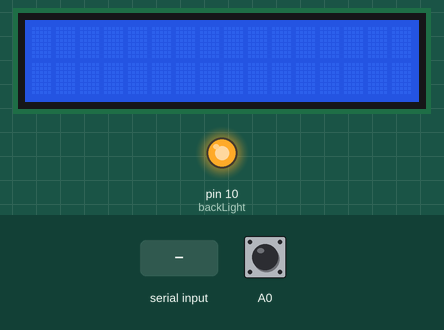
Simulated run of this sketch. Board: Arduino Uno, built with avr-gcc and run on an emulated ATmega328P. Parts: 16×2 character LCD, output pins drawn as LEDs (lit = HIGH). Dashed ring = blinking. Inputs (shaded band) come from the test bench; at power-on: A0 LOW.

Above: at 1.2 s.
1.3 s: "1" received over Serial
At 2.6 s:
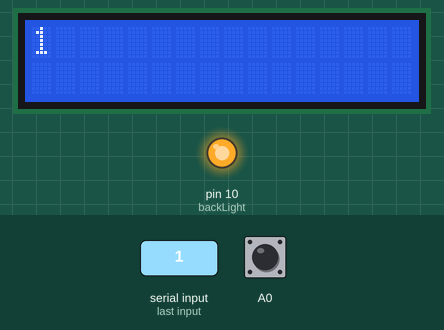
2.9 s: "0" received over Serial
At 4.0 s:
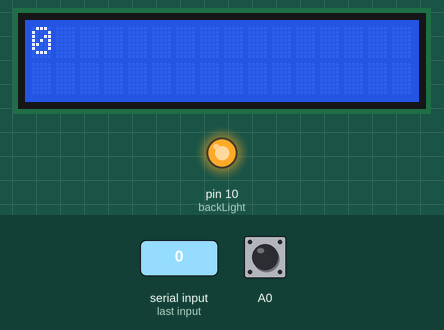
4.5 s: A0 pulsed HIGH 5 times (0.12 s each, 0.3 s apart)
At 6.0 s:
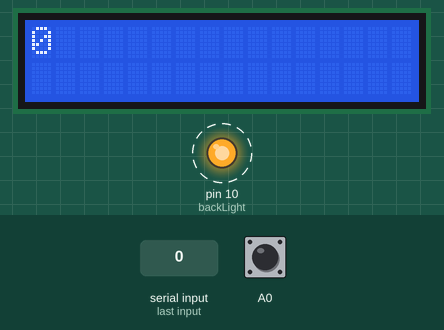
7.5 s: A0 driven HIGH
At 8.6 s:
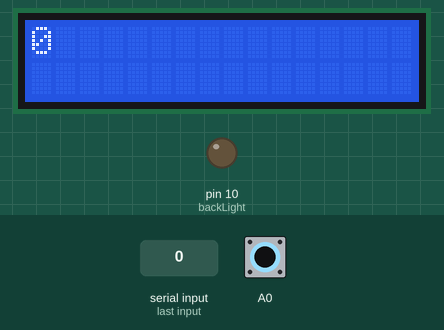
Timing chart, 0 to 10.0 s (numbered marks = the images above; inputs shaded):
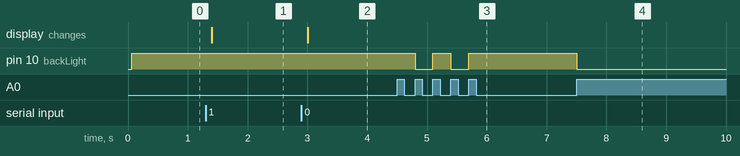

Measured:
- after the input at 1.3 s, the display: changes after 0.10 s (image 1)
- after the input at 2.9 s, the display: changes after 0.10 s (image 2)
- after the input at 4.5 s, pin 10 (backLight): alternates HIGH for 0.30 s and LOW for 0.30 s, 4 changes in all, then stays HIGH, starting after 0.30 s
- after the input at 7.5 s, pin 10 (backLight): HIGH → LOW at once

The sketch:

SerialDisplay.ino
```cpp
// include the library code:
#include <LiquidCrystal.h>

// initialize the library by associating any needed LCD interface pin
// with the arduino pin number it is connected to
LiquidCrystal lcd(8, 9, 4, 5, 6, 7);
int backLight = 10;    // pin 13 will control the backlight

// set variables for button
int buttonState = 0;
int lastButtonState = 0;
bool toggle = true;


void setup() {
  // set up the LCD's number of columns and rows:
  lcd.begin(16, 2);
  // initialize the serial communications:
  Serial.begin(115200);
  pinMode(backLight, OUTPUT);
  digitalWrite(backLight, HIGH); // turn backlight on. Replace 'HIGH' with 'LOW' to turn it off.
  // set the intitial state of the button
  buttonState = digitalRead(A0);
}


void loop()
{
 // print to serial loop
 int charcount;
 boolean secondline;
 if (Serial.available()) {
   delay(100);
   lcd.clear();
   charcount = 0;
   secondline = false;
   while (Serial.available() > 0) {
     if (charcount > 15 && secondline == false ) {
       lcd.setCursor(0,1);
       secondline = true;
     }
     lcd.write(Serial.read());
     charcount++;
   }
 }
 // button loop
 buttonState = digitalRead(A0) ;
 if (buttonState != lastButtonState) {
  if (lastButtonState == 0) {
   if (toggle == true) {
    toggle = false;
    digitalWrite(backLight, HIGH);
   }
   else {
    toggle = true;
    digitalWrite(backLight, LOW);
   }
  }
 }
 lastButtonState = buttonState;
}
```
